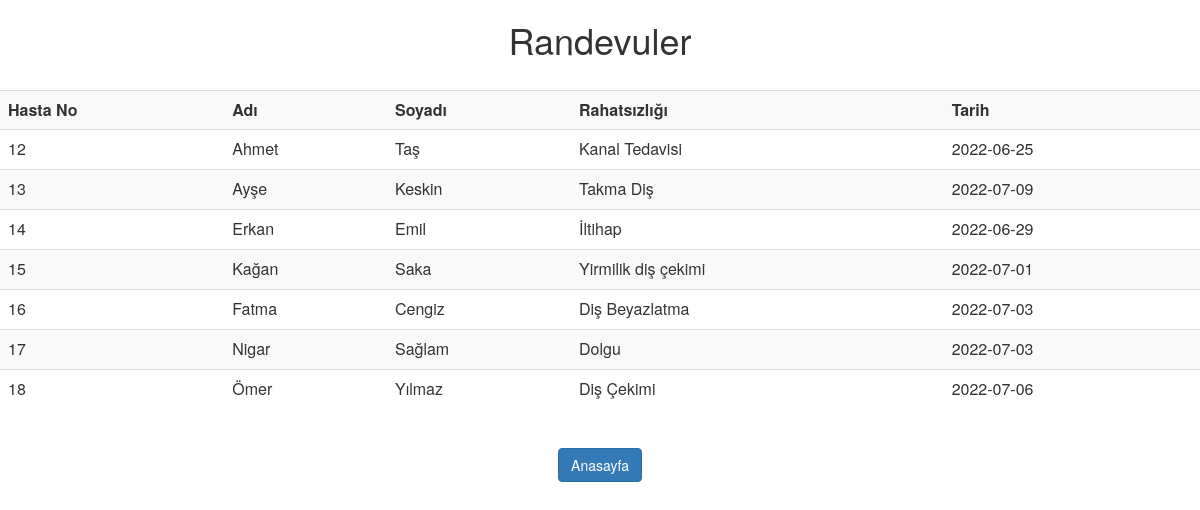
The page /randevugoruntule.php on the database its author committed.
### tables this page shows
CREATE TABLE `randevu` (
  `randevu_id` int(11) NOT NULL,
  `hasta_ad` varchar(50) NOT NULL,
  `hasta_soyad` varchar(50) NOT NULL,
  `rahatsizlik` varchar(50) NOT NULL,
  `tarih` date NOT NULL
);

### randevugoruntule.php (the view, shortened to what this page needs)
<?php
include("baglanti.php");
$sql = "SELECT * FROM randevu";
$cevap = mysqli_query($baglanti,$sql);
echo "<html>";
echo "<link rel='stylesheet'
href='https://maxcdn.bootstrapcdn.com/bootstrap/3.3.7/css/bootstrap.min.css'>";
echo "<h1 align='center'>Randevuler</h1>";
echo "<table class='table table-striped'>";
echo "<tr>";
echo "<th>Hasta No</th>";
echo "<th>Adı</th>";
echo "<th>Soyadı</th>";
echo "<th>Rahatsızlığı</th>";
echo "<th>Tarih</th>";
echo "</tr>";
while($gelen=mysqli_fetch_array($cevap))
    {
        echo "<tr><td>".$gelen['randevu_id']."</td>";
        echo "<td>".$gelen['hasta_ad']."</td>";
        echo "<td>".$gelen['hasta_soyad']."</td>";
        echo "<td>".$gelen['rahatsizlik']."</td>";
        echo "<td>".$gelen['tarih']."</td></tr>";
        }
        echo "</table>";
        echo "<div align='center'>";
        echo "<br/><a class='btn btn-primary' href='anasayfa.php' role='button'>Anasayfa</a>";
        echo "</div>";
        echo "</html>";
        ?>

### rows shown on the page
randevu: randevu_id "12", hasta_ad "Ahmet", hasta_soyad "Taş", rahatsizlik "Kanal Tedavisi", tarih "2022-06-25"
randevu: randevu_id "13", hasta_ad "Ayşe", hasta_soyad "Keskin", rahatsizlik "Takma Diş", tarih "2022-07-09"
randevu: randevu_id "14", hasta_ad "Erkan", hasta_soyad "Emil", rahatsizlik "İltihap", tarih "2022-06-29"
randevu: randevu_id "15", hasta_ad "Kağan", hasta_soyad "Saka", rahatsizlik "Yirmilik diş çekimi", tarih "2022-07-01"
randevu: randevu_id "16", hasta_ad "Fatma", hasta_soyad "Cengiz", rahatsizlik "Diş Beyazlatma", tarih "2022-07-03"
randevu: randevu_id "17", hasta_ad "Nigar", hasta_soyad "Sağlam", rahatsizlik "Dolgu", tarih "2022-07-03"
randevu: randevu_id "18", hasta_ad "Ömer", hasta_soyad "Yılmaz", rahatsizlik "Diş Çekimi", tarih "2022-07-06"
